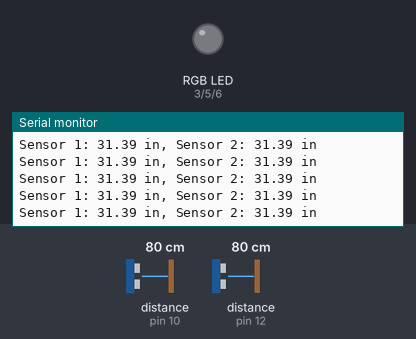
Simulated run of this sketch. Board: Arduino Uno, built with avr-gcc and run on an emulated ATmega328P. On the bench: an RGB LED mixed from three pins (HIGH = lit), the last lines printed to the serial monitor. Wiring (inferred from the names in the program): 2 × ultrasonic range finder: trigger pin 9, echo pin 10 / trigger pin 11, echo pin 12. The test bench sets the inputs (shaded band); at power-on: distance to the obstacle (sensors on pin 10, pin 12) 80 cm. The echo pulse lasts 58.3 µs per cm; pins used as bus, display or sensor lines are not drawn.

Above: at 1.2 s.
1.3 s: distance to the obstacle (sensor on pin 10) set to 9 cm
At 1.36 s:
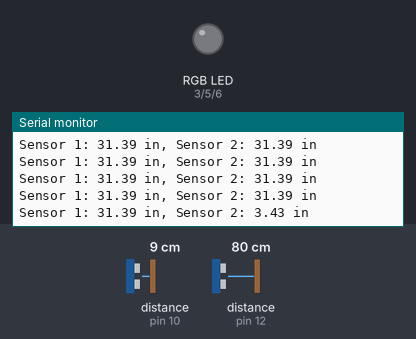
4.3 s: distance to the obstacle (sensor on pin 12) set to 2 cm
At 4.34 s:
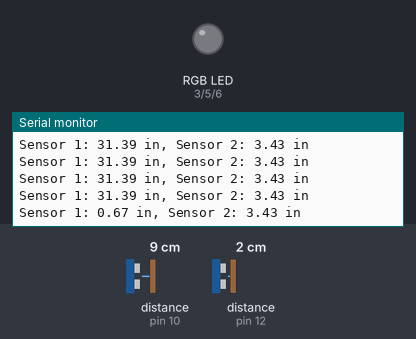
7.3 s: distance to the obstacle (sensor on pin 10) set to 2 cm
At 7.34 s:
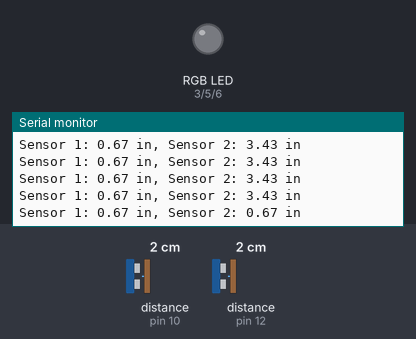
10.3 s: distance to the obstacle (sensor on pin 12) set to 4 cm
At 10.31 s:
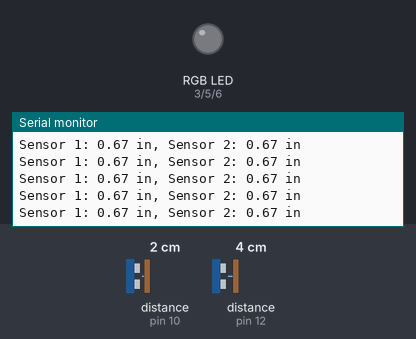
Timing chart, 0 to 13.3 s (numbered marks = the images above; inputs shaded):
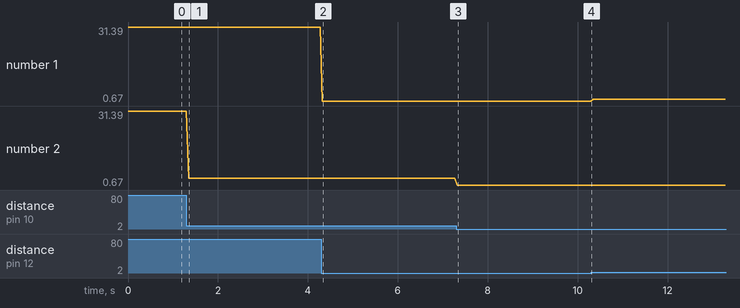

The sketch:

UltrasonicSensorTest1Sensor.ino
```cpp
const int trigPin1 = 11;           // Trigger pin for Sensor 1
const int echoPin1 = 12;           // Echo pin for Sensor 1
const int trigPin2 = 9;            // Trigger pin for Sensor 2
const int echoPin2 = 10;           // Echo pin for Sensor 2

const int redPin = 3;              // Pin to control the red LED inside the RGB LED
const int greenPin = 5;            // Pin to control the green LED inside the RGB LED
const int bluePin = 6;             // Pin to control the blue LED inside the RGB LED

void setup() {
  Serial.begin(9600);        // Set up a serial connection with the computer

  pinMode(trigPin1, OUTPUT);   // Set trigger pin for Sensor 1 as output
  pinMode(echoPin1, INPUT);    // Set echo pin for Sensor 1 as input
  pinMode(trigPin2, OUTPUT);   // Set trigger pin for Sensor 2 as output
  pinMode(echoPin2, INPUT);    // Set echo pin for Sensor 2 as input

  // Set the RGB LED pins to output
  pinMode(redPin, OUTPUT);
  pinMode(greenPin, OUTPUT);
  pinMode(bluePin, OUTPUT);
}

void loop() {
  float distance1 = getDistance(trigPin1, echoPin1);  // Get distance from Sensor 1
  float distance2 = getDistance(trigPin2, echoPin2);  // Get distance from Sensor 2

  Serial.print("Sensor 1: ");
  Serial.print(distance1);
  Serial.print(" in, Sensor 2: ");
  Serial.print(distance2);
  Serial.println(" in");

  delay(50);  // Delay 50ms between each reading
}

// Function to get distance measured by an HC-SR04 distance sensor
float getDistance(int trigPin, int echoPin) {
  float echoTime;
  float calculatedDistance;

  // Send out an ultrasonic pulse that's 10us long
  digitalWrite(trigPin, HIGH);
  delayMicroseconds(10);
  digitalWrite(trigPin, LOW);

  echoTime = pulseIn(echoPin, HIGH);  // Measure time for echo to return
  calculatedDistance = echoTime / 148.0;  // Convert time to distance

  return calculatedDistance;
}
```

Measured:
- after the input at 1.3 s, the serial monitor: prints a new line after 0.06 s (image 1)
- after the input at 4.3 s, the serial monitor: prints a new line at once (image 2)
- after the input at 7.3 s, the serial monitor: prints a new line at once (image 3)
- plotted number 1: 31.39 → 0.67 after the input at 4.3 s, 0.67 → 1.45 after the input at 10.3 s
- plotted number 2: 31.39 → 3.43 after the input at 1.3 s
